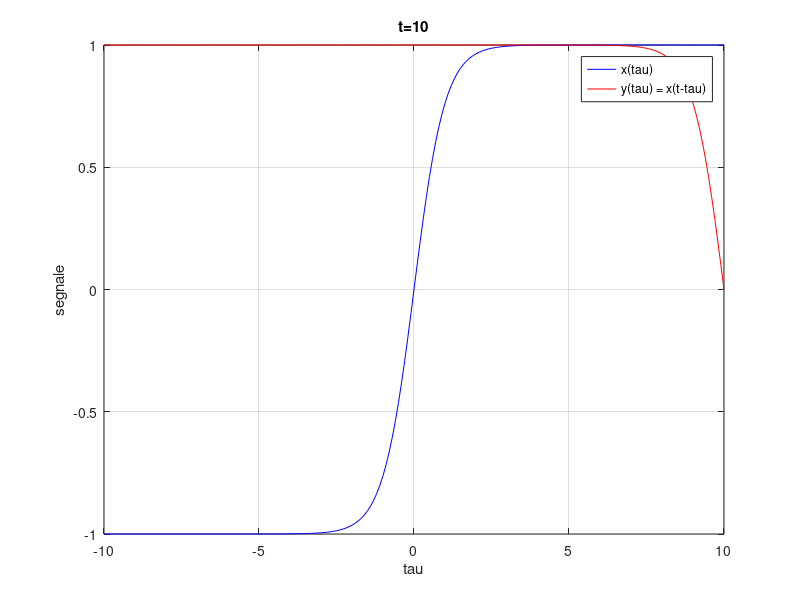

Here is the MATLAB script that generated this plot:
close all
clear
clc

% asse dei tempi (tau) con passo 0.1
tau = -10:0.1:10;
x = tanh(tau);

for t = -9:1:10
    y = tanh(t-tau);
    figure(1)
    plot(tau,x,'b',tau,y,'r')
    title(['t=',num2str(t)])
    grid on
    legend('x(tau)','y(tau) = x(t-tau)')
    xlabel('tau')
    ylabel('segnale')
    pause
end
